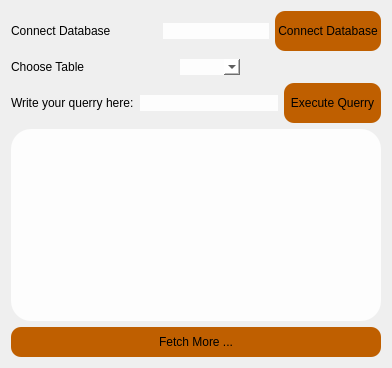
      <widget class="QWidget" name="stackedWidgetData">
       <property name="styleSheet">
        <string notr="true">font: 10pt &quot;Lato&quot;;
color: rgb(0, 0, 0);</string>
       </property>
       <layout class="QGridLayout" name="gridLayout">
        <item row="0" column="0">
         <layout class="QHBoxLayout" name="horizontalLayout">
          <item>
           <widget class="QLabel" name="label">
            <property name="styleSheet">
             <string notr="true">font: 87 10pt &quot;Lato Black&quot;;</string>
            </property>
            <property name="text">
             <string>Connect Database              </string>
            </property>
           </widget>
          </item>
          <item>
           <widget class="QLineEdit" name="lineEdit">
            <property name="styleSheet">
             <string notr="true">background-color: rgba(255, 255, 255,0.85);
border-radius : 20px;
border-color: rgb(0, 0, 0);</string>
            </property>
           </widget>
          </item>
          <item>
           <widget class="QPushButton" name="pushButtonConnectDatabase">
            <property name="styleSheet">
             <string notr="true">font: 87 10pt &quot;Lato Black&quot;;
border-radius : 10px;
background-color: rgb(191, 95, 0);
height: 40px;</string>
            </property>
            <property name="text">
             <string> Connect Database </string>
            </property>
           </widget>
          </item>
         </layout>
        </item>
        <item row="1" column="0">
         <layout class="QHBoxLayout" name="horizontalLayout_10">
          <item>
           <layout class="QHBoxLayout" name="horizontalLayout_choosetable">
            <item>
             <widget class="QLabel" name="label_2">
              <property name="styleSheet">
               <string notr="true">font: 87 10pt &quot;Lato Black&quot;;</string>
              </property>
              <property name="text">
               <string>Choose Table                           </string>
              </property>
             </widget>
            </item>
            <item>
             <widget class="QComboBox" name="comboBoxChooseTable">
              <property name="styleSheet">
               <string notr="true">background-color: rgba(255, 255, 255,0.85);
border-radius : 20px;
border-color: rgb(0, 0, 0);</string>
              </property>
             </widget>
            </item>
           </layout>
          </item>
          <item>
           <spacer name="horizontalSpacer_2">
            <property name="orientation">
             <enum>Qt::Horizontal</enum>
            </property>
            <property name="sizeHint" stdset="0">
             <size>
              <width>40</width>
              <height>20</height>
             </size>
            </property>
           </spacer>
          </item>
         </layout>
        </item>
        <item row="2" column="0">
         <layout class="QHBoxLayout" name="horizontalLayout_9">
          <item>
           <widget class="QLabel" name="label_3">
            <property name="sizePolicy">
             <sizepolicy hsizetype="Fixed" vsizetype="Fixed">
              <horstretch>0</horstretch>
              <verstretch>0</verstretch>
             </sizepolicy>
            </property>
            <property name="styleSheet">
             <string notr="true">font: 87 10pt &quot;Lato Black&quot;;</string>
            </property>
            <property name="text">
             <string>Write your querry here:</string>
            </property>
           </widget>
          </item>
          <item>
           <layout class="QHBoxLayout" name="horizontalLayout_8">
            <item>
             <widget class="QLineEdit" name="lineEditquery">
              <property name="styleSheet">
               <string notr="true">background-color: rgba(255, 255, 255,0.85);
border-radius : 20px;
border-color: rgb(0, 0, 0);</string>
              </property>
             </widget>
            </item>
            <item>
             <widget class="QPushButton" name="pushButtonExecuteQuerry">
              <property name="styleSheet">
               <string notr="true">font: 87 10pt &quot;Lato Black&quot;;
border-radius : 10px;
background-color: rgb(191, 95, 0);
height : 40px;</string>
              </property>
              <property name="text">
               <string>  Execute Querry  </string>
              </property>
             </widget>
            </item>
           </layout>
          </item>
         </layout>
        </item>
        <item row="3" column="0">
         <layout class="QHBoxLayout" name="horizontalLayout_2">
          <item>
           <widget class="QTableView" name="tableViewShow">
            <property name="styleSheet">
             <string notr="true">background-color: rgba(255, 255, 255,0.85);
border-radius : 20px;
border-color: rgb(0, 0, 0);</string>
            </property>
           </widget>
          </item>
         </layout>
        </item>
        <item row="4" column="0">
         <widget class="QPushButton" name="pushButtonFetchMore">
          <property name="styleSheet">
           <string notr="true">font: 87 10pt &quot;Lato Black&quot;;
border-radius : 10px;
background-color: rgb(191, 95, 0);
height : 30px;</string>
          </property>
          <property name="text">
           <string>Fetch More ...</string>
          </property>
         </widget>
        </item>
       </layout>
      </widget>
